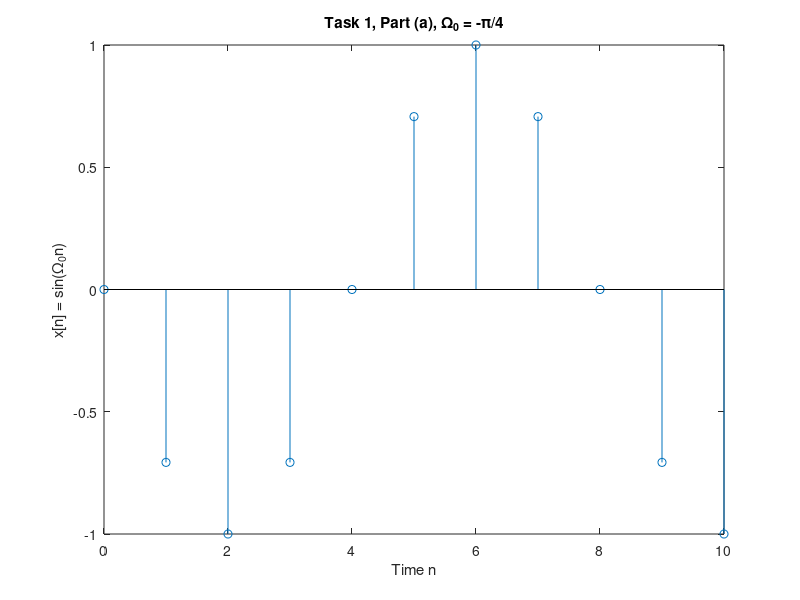
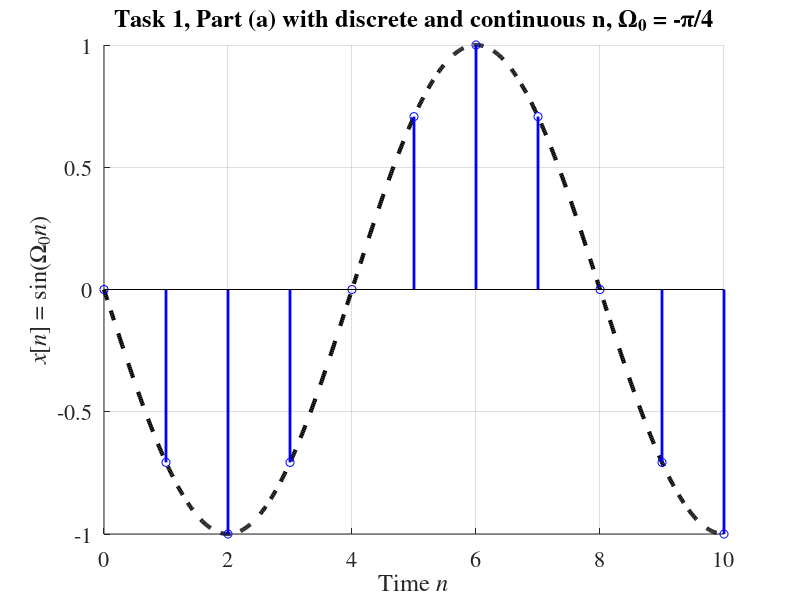
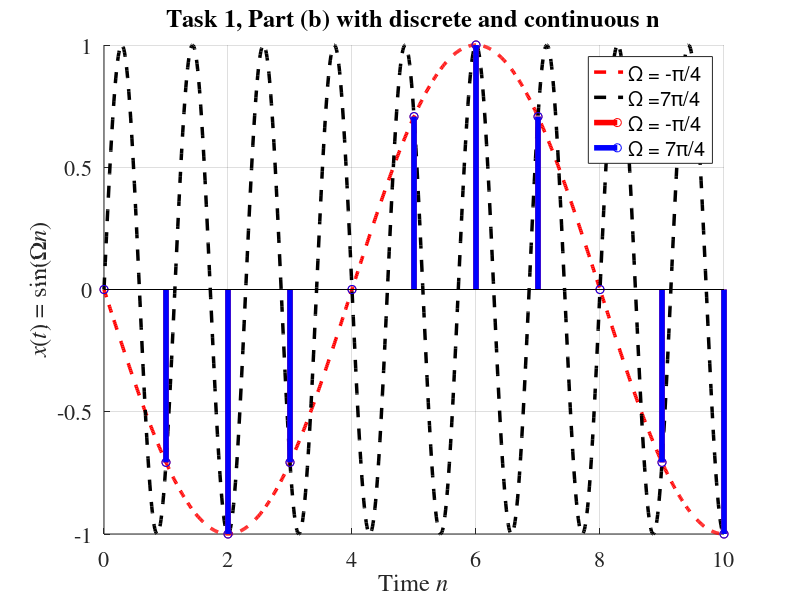
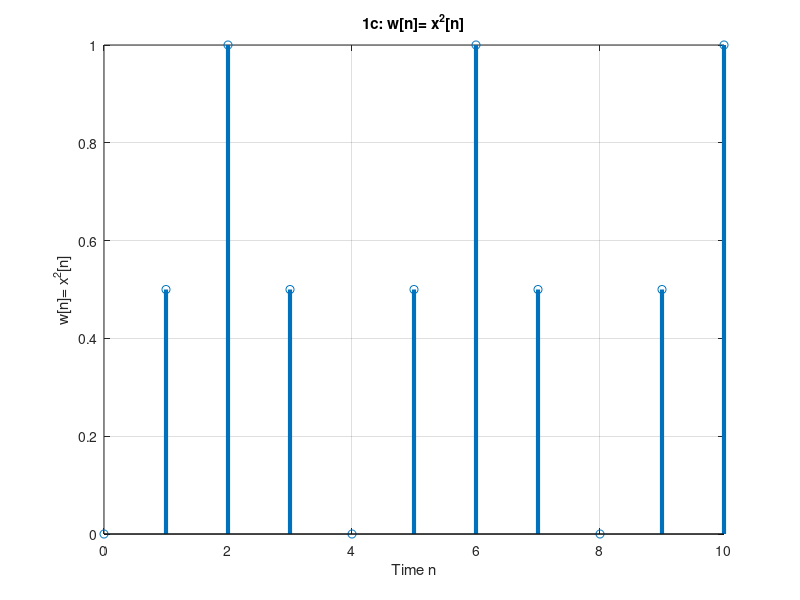

MATLAB code to generate these figures, in order:
% Zhiwei Wen
% EE102A HW1
% Problem 1
clear all; close all;
%% 1a
n = 0:10;
Omega0 = -pi/4;
xn = sin(Omega0*n);
figure;
stem (n,xn);
xlabel('Time n');
ylabel('x[n] = sin(\Omega_{0}n)');
title('Task 1, Part (a), \Omega_{0} = -\pi/4');
t = 0:.01:10;
xn_ct = sin(Omega0 * t);
figure; 
hold on;
set(gca,'FontName','times','FontSize',16);
plot(t, xn_ct,'k--', 'LineWidth', 3);
stem(n, xn, 'b', 'LineWidth', 2);
xlabel('Time \itn');
ylabel('\itx\rm[\itn\rm] = sin(\Omega_{0}\itn\rm)');
title('Task 1, Part (a) with discrete and continuous n, \Omega_{0} = -\pi/4')
grid on;
%% 1b
Omega1 = 7*pi/4;
yn = sin(Omega1*n);
yn_ct = sin(Omega1 * t);
figure; hold on;
set(gca,'FontName','times','FontSize',16);
plot(t, xn_ct,'r--', 'LineWidth', 2.5, 'DisplayName', '\Omega = -\pi/4');
plot(t, yn_ct,'k--', 'LineWidth', 2.5, 'DisplayName', '\Omega =7\pi/4');
stem(n, xn, 'r', 'LineWidth', 4, 'DisplayName', '\Omega = -\pi/4');
stem(n, yn, 'b', 'LineWidth', 4, 'DisplayName', '\Omega = 7\pi/4');
xlabel('Time \itn');
ylabel('\itx\rm(\itt\rm) = sin(\Omega\itn\rm)');
title('Task 1, Part (b) with discrete and continuous n')
legend('show');
grid on;
%% 1c
wn = xn.*xn;
figure;
set(gca, 'FontName', 'times','FontSize',16);
stem(n, wn, 'LineWidth', 3);
xlabel('Time n');
ylabel('w[n]= x^{2}[n]');
title('1c: w[n]= x^{2}[n]')
grid on;
%periodic signal: T = 4.
%% 1d
t = 0:.005:5;
zt = exp(-t+1j*2*pi*t);
re_zt = real(zt);
im_zt = imag(zt);
envel1 = exp(-1*t);
envel2 = -exp(-1*t);
figure;
hold on;
set(gca,'FontName','times','FontSize',16);
plot(t,re_zt,'r','LineWidth',2.5,'DisplayName','Real Part');
plot(t,im_zt,'k','LineWidth',2.5,'DisplayName','Imaginary Part');
plot(t,envel1,'b--','LineWidth',1.5,'DisplayName','Envelop e^{-t}');
plot(t,envel2,'g--','LineWidth',1.5,'DisplayName','Envelop -e^{-t}');
xlabel('Time t');
title('Real and Imaginary parts of e^{-t+j2\pit}');
legend('show');
grid on;
% as can be seen in the figure, the real part and imaginary part oscillate
% within the envelop defined by +-e^(-t). They are decaying sinusoids.
figure; hold on;
set(gca,'FontName','times','FontSize',16);
plot(re_zt, im_zt,'b', 'LineWidth', 4);
xlabel('Re(\itz\rm(\itt\rm))');
ylabel('Im(\itz\rm(\itt\rm))');
title('Task 1, Part (d), \itz\rm(\itt\rm) = exp(-\itt + j2\pit\rm)');
grid on;
% e^{-t+1j*2*pi*t}=e^{-t}*e^{1j*2*pi*t};
% the real part and imaginary part oscillate 
% within the envelop defined by +-e^(-t). 
% They are decaying sinusoids.

